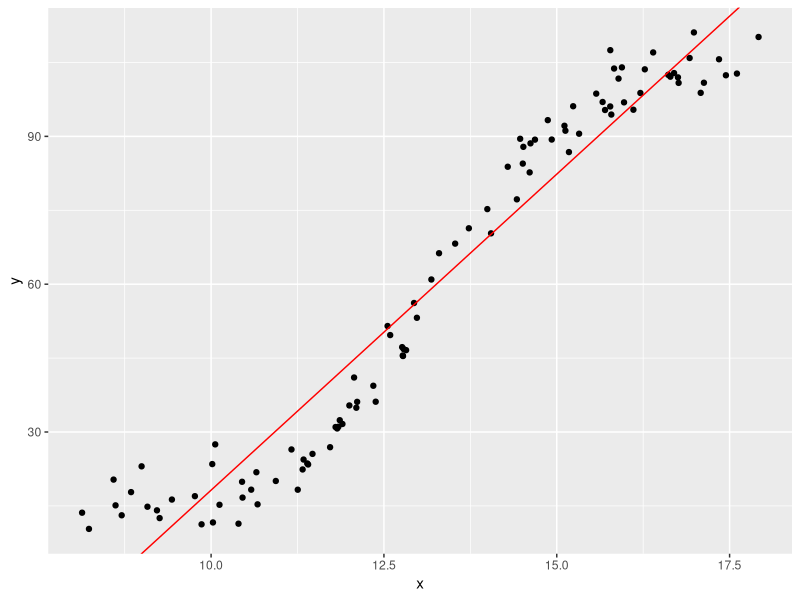

The R source for this figure:
library(ggplot2) # biblioteca para construcao de graficos

# funcao que gera dados para simulacao ------------------------------------

f <- function(x){
  return (45 * tanh(x/1.9 - 7) + 60)
}

gera_salarios <- function(anos_estudo, media_erro = 0, desvio_erro = 4){
  return (f(anos_estudo) + rnorm(n = length(anos_estudo),
                                 mean = media_erro, sd = desvio_erro))
}

gera_salarios(1)
gera_salarios(1)
gera_salarios(5:10)

# -------------------------------------------------------------------------
# Modelo linear -----------------------------------------------------------
set.seed(1) # semente aleatoria

n_obs <- 100 # numero de observacoes que serao geradas
anos_estudo <- runif(n = n_obs,
                     min = 8, max = 18) # valores para anos de estudo
salario <- gera_salarios(anos_estudo) # valores para salario

# cria o dataframe com todos os dados
dados <- data.frame(x = anos_estudo, y = salario)

fit1 <- lm(y ~ x, dados) # ajuste do modelo

summary(fit1) # sumario das estimativas do modelo

# grafico com resultados
ggplot(data = dados, aes(x, y)) +
  geom_point() + # dados usados pelo modelo
  geom_abline(intercept = fit1$coefficients[1],
              slope = fit1$coefficients[2], color = "red")

# erro dentro da amostra
(erro_dentro <- mean((predict(fit1, dados) - dados$y)^2))

# -------------------------------------------------------------------------
# Modelo linear - treino e validação --------------------------------------
set.seed(123)

# seleciona aleatoriamente 80% dos dados para construir o
# conjunto de treinamento
ids_treino <- sample(1:nrow(dados),
                     size = 0.80 * nrow(dados),
                     replace = FALSE)

treino <- dados[ids_treino, ] # dados de treino
teste <- dados[-ids_treino, ] # dados de teste

fit2 <- lm(y ~ x, treino) # ajuste do modelo linear

summary(fit2) # sumario das estimativas do modelo

# erro dentro da amostra
(erro_dentro2 <- mean((predict(fit2, treino) - treino$y)^2))
# erro fora dentro da amostra
(erro_fora2 <- mean((predict(fit2, teste) - teste$y)^2))

# -------------------------------------------------------------------------
# Modelo linear - validacao cruzada ---------------------------------------
set.seed(1)

k <- 5 # numero de lotes na valicadao cruzada

# definicao dos lotes
lote <- sample(1:k, size = nrow(dados), replace = TRUE)

table(lote) # numero de observacoes em cada lote

erro_tmp <- numeric(k) # vetor que vai guardar estimativa dos
# erros em cada lote

# inicio da validacao cruzada
for(i in 1:k){
  treino <- dados[lote != i,] # dados de treino
  teste <- dados[lote == i,] # dados de teste

  fit_vc <- lm(y ~ x, treino) # estimacao do modelo

  # erro fora da amostra para o lote i
  erro_tmp[i] <- mean((predict(fit_vc, teste) - teste$y)^2)
}
# fim da validacao cruzada

# erro fora da amostra estimado pela validacao cruazada
(erro_vc <- mean(erro_tmp))


# Comparativo -------------------------------------------------------------
# comparativo do erro estimado em diferentes cenarios
data.frame(erro = c("Dentro da amostra",
                    "Separação treino e validação",
                    "Validação cruzada"),
           valor = c(erro_dentro, erro_fora2, erro_vc))


# EXTRA: estudo sobre a ---------------------------------------------------
# decomposicao do erro em vies e variancia --------------------------------
set.seed(1234) # define semente aleatoria

N <- 1000 # numero de repeticoes que vamos fazer

y_pred <- numeric(N)

n_obs <- 30 # numero de observacoes em cada conjunto gerado

for (i in 1:N) {
  anos_estudo <- runif(n = n_obs, min = 8, max = 18) # gera valores para anos de estudo
  salario <- gera_salarios(anos_estudo) # gera valores para salario
  dados <- data.frame(x = anos_estudo, y = salario) # armazena os dados em um dataframe

  fit <- lm(y ~ x, dados)

  y_pred[i] <- predict(fit, newdata = data.frame(x=11)) #avaliar predicao no ponto x=11
}

var(y_pred) # variancia
(mean(y_pred) - f(11))^2 # vies2
var(y_pred) + (mean(y_pred) - f(11))^2 # soma de variancia e vies2
mean((y_pred - f(11))^2) # erro de predicao
